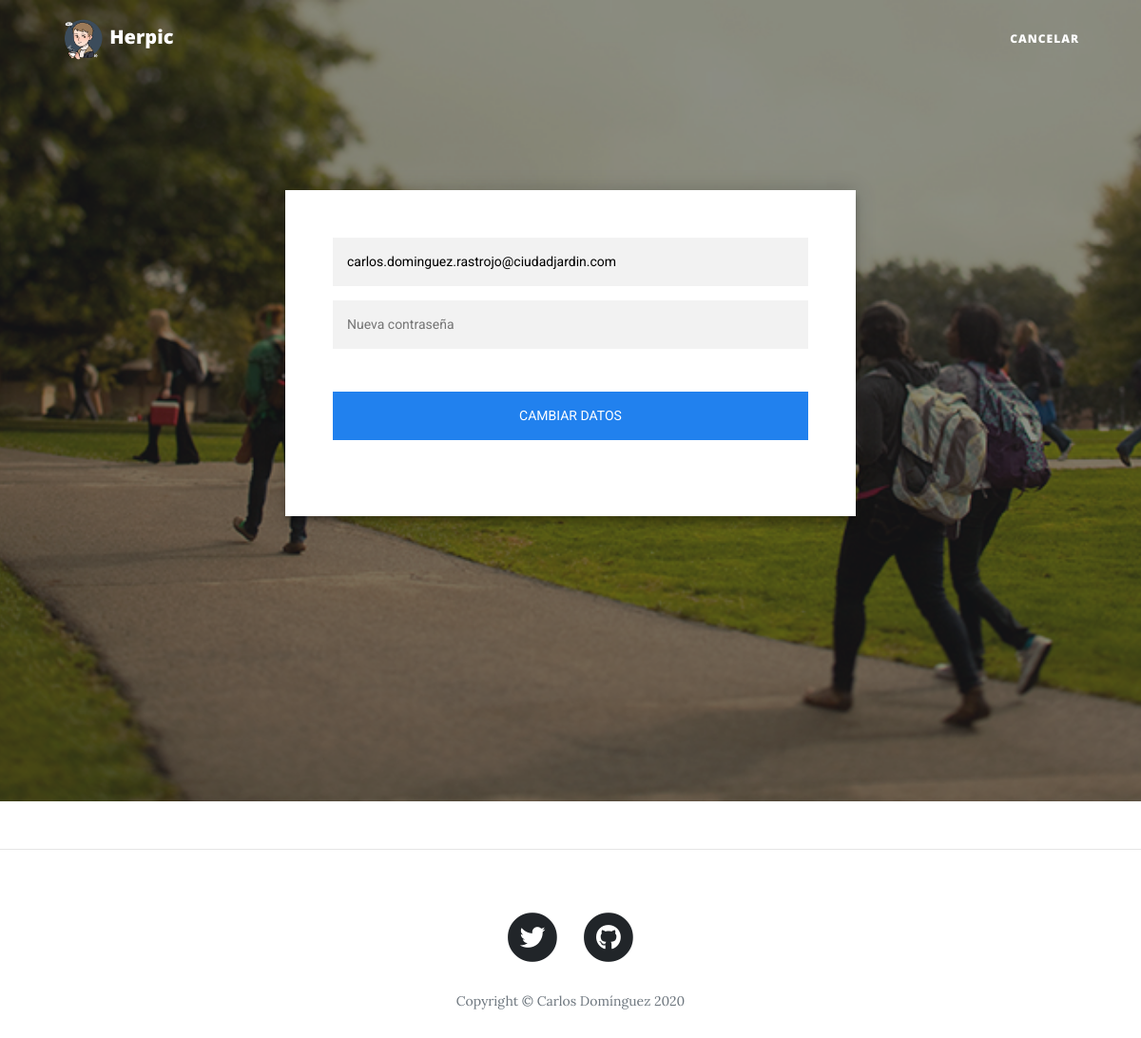
Before: /alumnos/editalumno.php (signed in) with the older database file.
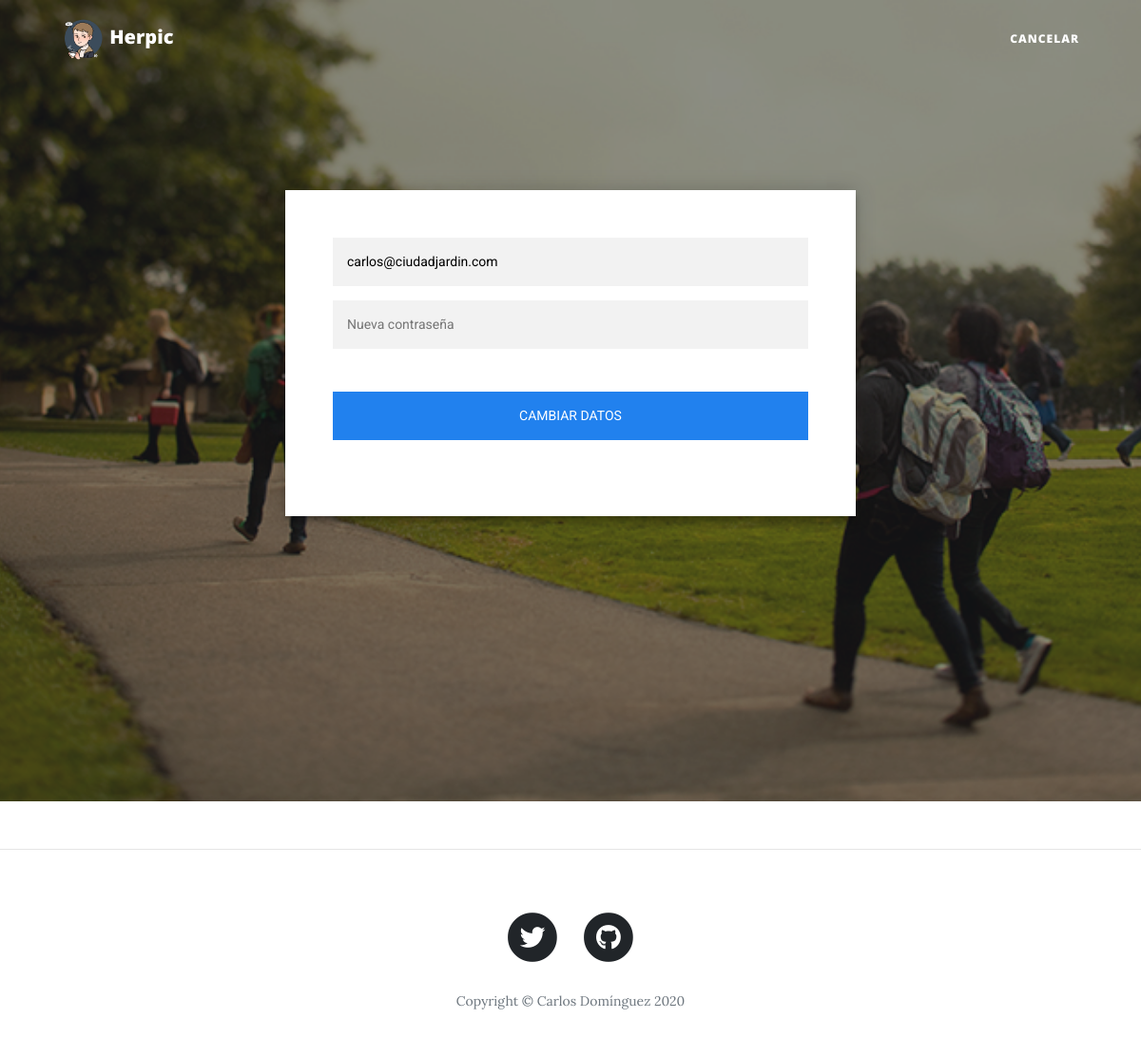
After: the same page with the newer database file.
### tables this page shows
CREATE TABLE `alumnos` (
  `id` int(11) NOT NULL,
  `nombre` varchar(50) NOT NULL,
  `apellidos` varchar(100) NOT NULL,
  `usuario` varchar(50) NOT NULL,
  `email` varchar(100) NOT NULL,
  `contrasenia` varchar(75) NOT NULL,
  `temp` tinyint(1) NOT NULL DEFAULT 0,
  `psswd` varchar(75) DEFAULT NULL
);

### alumnos/editalumno.php (the view, shortened to what this page needs)
<?php session_start();
  $usu = $_SESSION['usuario'];
?>
<!DOCTYPE html>
<html lang="en">
<?php
  $conn = mysqli_connect('localhost', 'root', '1234', 'herpic');
  $alumno = mysqli_query($conn, "SELECT email, contrasenia FROM alumnos WHERE usuario='$usu'");
  while ($reg = mysqli_fetch_array($alumno)) {
    $email = $reg['email'];
  }
?>
<head>
  <link href="../css/login.css" rel="stylesheet">
  <link href="../css/select-alumno-profesor.css" rel="stylesheet">
  <link href="../vendor/bootstrap/css/bootstrap.min.css" rel="stylesheet">
  <link href="../vendor/fontawesome-free/css/all.min.css" rel="stylesheet" type="text/css">
  <link href="../css/clean-blog.min.css" rel="stylesheet">
</head>
<body>
  <nav class="navbar navbar-expand-lg navbar-light fixed-top" id="mainNav">
    <div class="container">
      <a class="navbar-brand" ><img src="../img/logo.png" height="45" width="45"> Herpic</a>
      <div class="collapse navbar-collapse" id="navbarResponsive">
        <ul class="navbar-nav ml-auto">
          <li class="nav-item">
            <a class="nav-link" href="alumno.php">Cancelar</a>
          </li>
        </ul>
      </div>
    </div>
  </nav>
  <header class="masthead" style="background-image: url('../img/editalumno.jpg')">
    <div class="container">
      <div class="row">
        <div class="col-lg-8 col-md-10 mx-auto">
         <div class="page-heading">
           <div class="login-page">
              <div class="form">
                <form class="login-form" action="updatealumno.php" method="POST">
                  <input type="text" name="email"  value="<?php echo $email; ?>"/>
                  <input type="password" name="contrasenia" placeholder="Nueva contraseña" required/>
                  <p>
                  <button name="cambiar_datos">Cambiar datos</button>
                </form>
              </div>
            </div>
          </div>
        </div>
      </div>
    </div>
  </header>
  <hr>
  <footer>
    <div class="container">
      <div class="row">
        <div class="col-lg-8 col-md-10 mx-auto">
          <ul class="list-inline text-center">
            <li class="list-inline-item">
              <a href="https://twitter.com/Herpico">
                <span class="fa-stack fa-lg">
                  <i class="fas fa-circle fa-stack-2x"></i>
                  <i class="fab fa-twitter fa-stack-1x fa-inverse"></i>
                </span>
              </a>
            </li>
            <li class="list-inline-item">
              <a href="https://github.com/Carlos-DR/ProyectoPASIR">
                <span class="fa-stack fa-lg">
                  <i class="fas fa-circle fa-stack-2x"></i>
                  <i class="fab fa-github fa-stack-1x fa-inverse"></i>
                </span>
              </a>
            </li>
          </ul>
          <p class="copyright text-muted">Copyright &copy; Carlos Domínguez 2020</p>
        </div>
      </div>
    </div>
  </footer>
</body>
</html>

Changed rows visible on the page:
changed alumnos: email "carlos.dominguez.rastrojo@ciudadjardin.com" → "carlos@ciudadjardin.com"
